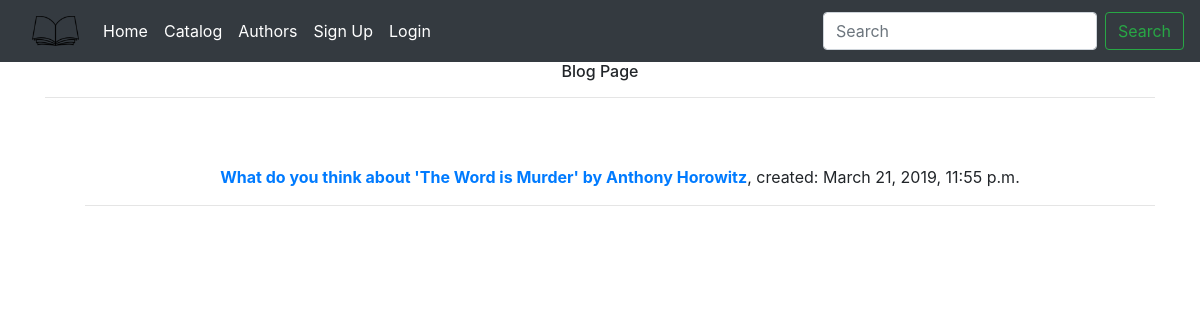
/blog/, run on an earlier commit of the app's database.
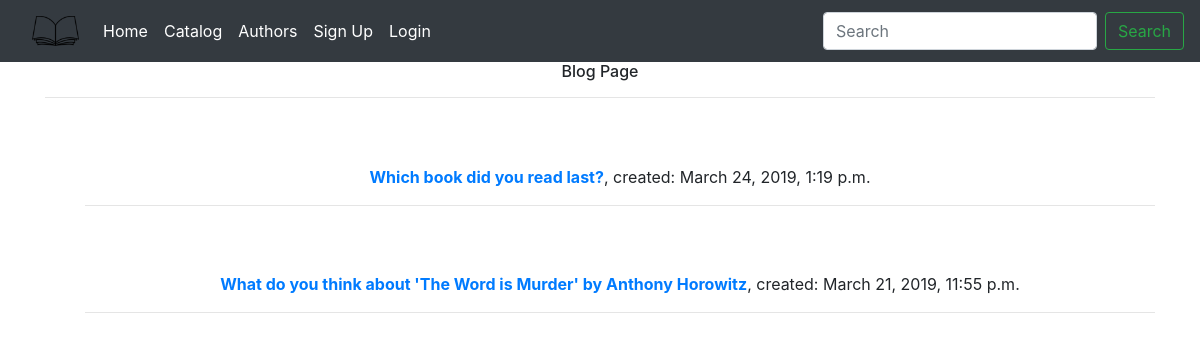
And on a later commit of the database.
### blog/models.py (models this page shows, shortened)
class Post(models.Model):
    author = models.ForeignKey(User)
    title = models.CharField(max_length=255, blank=False, null=False)
    content = models.TextField()
    date_created = models.DateTimeField(auto_now_add=True)
    category = models.ManyToManyField(Category, default=None)
    tags = models.ManyToManyField('Tag')
    class Meta:
        ordering = ['-date_created']
        unique_together = ['user', 'message']

### blog/views.py (the view)
# urls.py: path('', views.PostHomeView.as_view(), name='blog-home'),
class PostHomeView(generic.ListView):
    model = Post
    context_object_name = 'blog_posts'
    paginate_by = 5
    """def get_queryset(self):"""

### blog/templates/blog/post_list.html
{% extends "base.html" %}
{% block content %}
  <h6 style="text-align: center;">Blog Page</h6><hr>
  {% for post in blog_posts %}
  <div class="postContent">
    <ul>
   <p><strong><a href="{% url 'blog:blog-detail' post.pk %}">{{post.title}}</a></strong>,
    created: {{post.date_created}}</p><hr>
    </ul>
  </div>
  {% endfor %}
{% endblock %}

What changed in the data, as far as the page shows it:
added Post: title "Which book did you read last?", date_created "March 24, 2019, 1:19 p.m."
